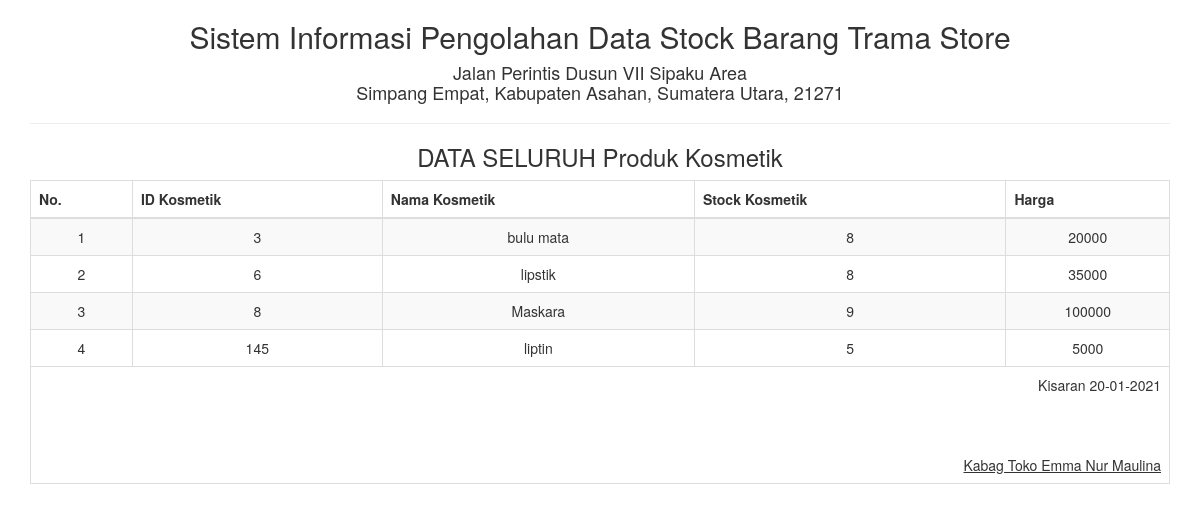
Page /report/produkkosmetik_semua.php on the committed database.
### tables this page shows
CREATE TABLE IF NOT EXISTS `tbl_kosmetik` (
`id_kosmetik` int(20) NOT NULL,
  `nama_kosmetik` varchar(50) NOT NULL,
  `stock_kosmetik` int(20) NOT NULL,
  `harga` bigint(30) NOT NULL
);

### report/produkkosmetik_semua.php (the view, shortened to what this page needs)
<!DOCTYPE html>
<html>
    <head>
        <link href="../Assets/css/bootstrap.min.css" rel="stylesheet" type="text/css"/>
    </head>
    <body onload="print()">
        <?php
        include '../config/koneksi.php';
        ?>
        <div class="container">
            <div class='row'>
                <div class="col-sm-12">
                    <div class="text-center">
                        <h2>Sistem Informasi Pengolahan Data Stock Barang Trama Store </h2>
                        <h4>Jalan Perintis Dusun VII Sipaku Area<br> Simpang Empat, Kabupaten Asahan, Sumatera Utara, 21271</h4>
                        <hr>
                        <h3>DATA SELURUH Produk Kosmetik</h3>
                        <table class="table table-bordered table-striped table-hover">
                        <tbody>
                                <thead>
                                <tr>
                                <th>No.</th><th>ID Kosmetik</th><th>Nama Kosmetik</th><th>Stock Kosmetik</th><th>Harga</th>
                                </tr>
                                </thead>
                            <tbody>
                            <?php
                            $sql = "SELECT * FROM tbl_kosmetik";
                            $query = mysqli_query($koneksi, $sql) or die("SQL Anda Salah");
                            $nomor = 0;
                            while ($data = mysqli_fetch_array($query)) {
                                $nomor++;
                                ?>
                                <tr>
                                    <td><?= $nomor ?></td>
                                    <td><?= $data['id_kosmetik'] ?></td>
                                    <td><?= $data['nama_kosmetik'] ?></td>
                                    <td><?= $data['stock_kosmetik'] ?></td>
                                    <td><?= $data['harga'] ?></td>
                                </tr>
                            <?php } ?>
                            </tbody>
                        </tbody>
                            <tfoot>
                                <tr>
                                    <td colspan="8" class="text-right">
                                        Kisaran  <?= date("d-m-Y") ?>
                                        <br><br><br><br>
                                        <u>Kabag Toko Emma Nur Maulina<strong></u><br>
                                    </td>
                                </tr>
                            </tfoot>
                        </table>
                    </div>
                </div>
            </div>
    </body>
</html>

### rows in the picture
tbl_kosmetik: id_kosmetik "3", nama_kosmetik "bulu mata", stock_kosmetik "8", harga "20000"
tbl_kosmetik: id_kosmetik "6", nama_kosmetik "lipstik", stock_kosmetik "8", harga "35000"
tbl_kosmetik: id_kosmetik "8", nama_kosmetik "Maskara", stock_kosmetik "9", harga "100000"
tbl_kosmetik: id_kosmetik "145", nama_kosmetik "liptin", stock_kosmetik "5", harga "5000"
